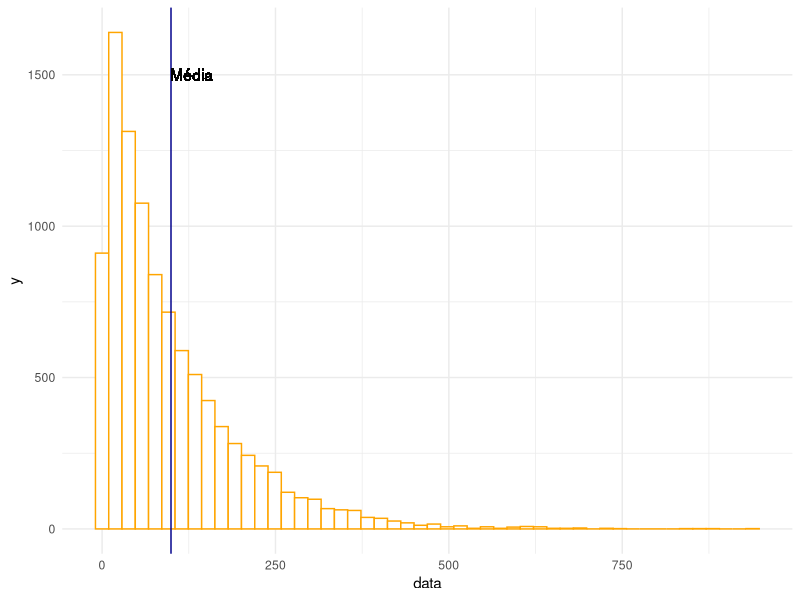
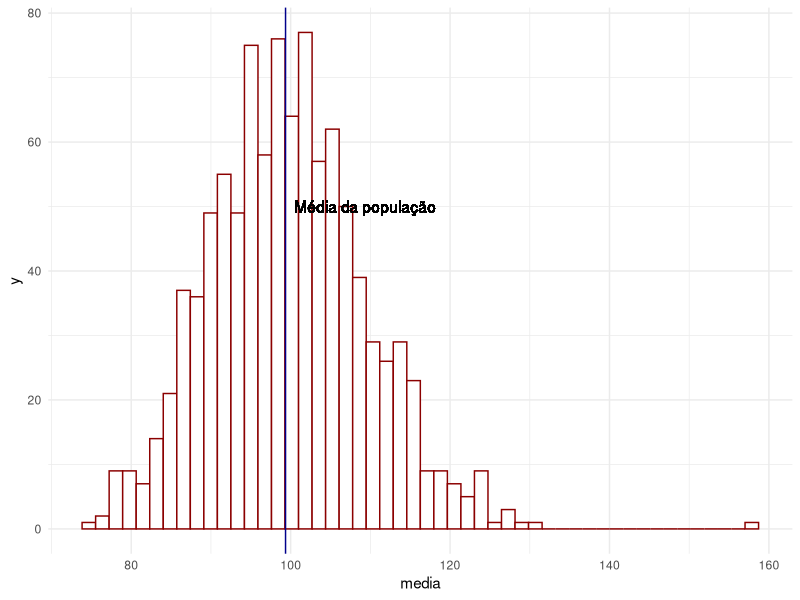
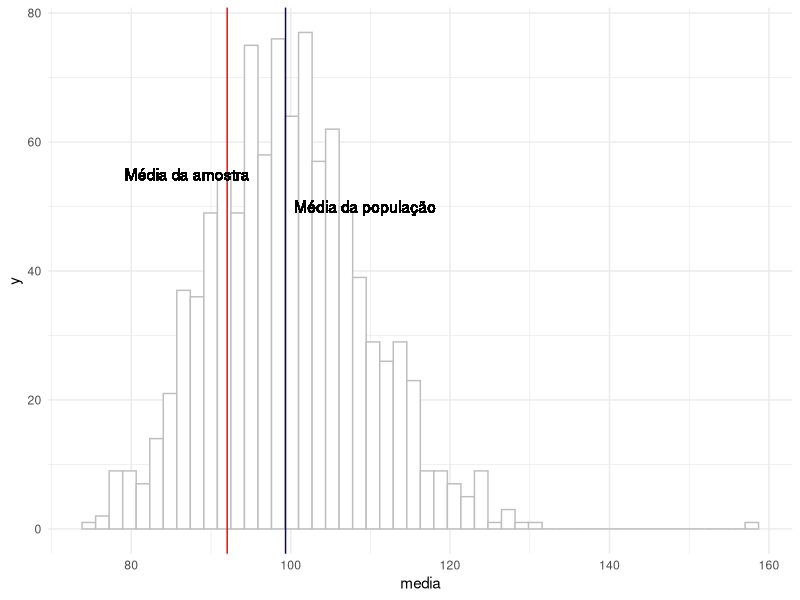
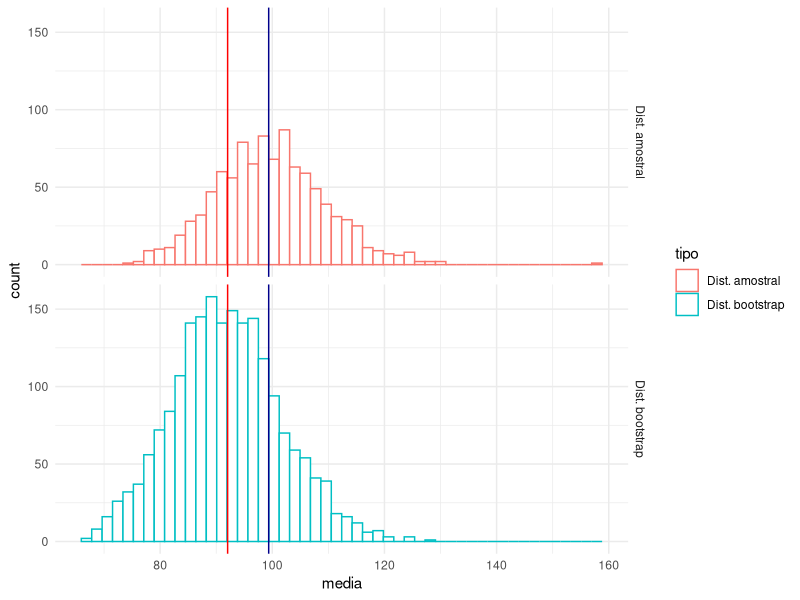

Generate these figures, in order, with R:
## ---- chunk 1
library(tidyverse)
theme_set(theme_minimal())
## ---- chunk 2
population = tibble(data = rweibull(1e4, shape = 1, scale = 100))

population %>% 
  ggplot(aes(x = data)) + 
  geom_histogram(bins = 50, fill = "white", color = "orange") + 
  geom_vline(xintercept = mean(population$data), colour = "darkblue") + 
  geom_text(aes(x = mean(data) + 30, y = 1500, label = "Média"))

mean(population$data)
## ---- chunk 3
set.seed(123)

n = 100

medias = tibble(i = 1:1000) %>% 
  group_by(i) %>% 
  do(tibble(media = mean(sample(population$data, n)))) %>% 
  ungroup()

medias$tipo = "Dist. amostral"

medias %>% 
  ggplot(aes(x = media)) + 
  geom_histogram(bins = 50, fill = "white", color = "darkred") + 
  geom_vline(xintercept = mean(population$data), colour = "darkblue") + 
  geom_text(aes(x = mean(population$data) + 10, y = 50, label = "Média da população"))
## ---- chunk 4
set.seed(123)
amostra_no_experimento = sample(population$data, n)
mean(amostra_no_experimento)

medias %>% 
  ggplot(aes(x = media)) + 
  geom_histogram(bins = 50, fill = "white", color = "grey") + 
  geom_vline(xintercept = mean(population$data), colour = "darkblue") + 
  geom_text(aes(x = mean(population$data) + 10, y = 50, label = "Média da população")) + 
  geom_vline(xintercept = mean(amostra_no_experimento), colour = "red") + 
  geom_text(aes(x = mean(amostra_no_experimento) -5, y = 55, label = "Média da amostra")) 

## ---- chunk 5
set.seed(123)
medias_bootstrap = tibble(i = 1:2000) %>% 
  group_by(i) %>% 
  do(tibble(media = mean(sample(amostra_no_experimento, 
                                NROW(amostra_no_experimento), 
                                replace = TRUE)))) %>% 
  ungroup()
  
medias_bootstrap$tipo = "Dist. bootstrap"

rbind(medias, medias_bootstrap) %>% 
  ggplot(aes(x = media, colour = tipo)) +
  geom_histogram(bins = 50, fill = "white") + 
  facet_grid(tipo ~ .) + 
  geom_vline(xintercept = mean(population$data), colour = "darkblue") + 
  #geom_text(aes(x = mean(population$data) + 10, y = 50, label = "Média da população"), colour = "darkblue") + 
  geom_vline(xintercept = mean(amostra_no_experimento), colour = "red")  
  #geom_text(aes(x = mean(amostra_no_experimento) -5, y = 55, label = "Média da amostra"), colour = "red")
  

